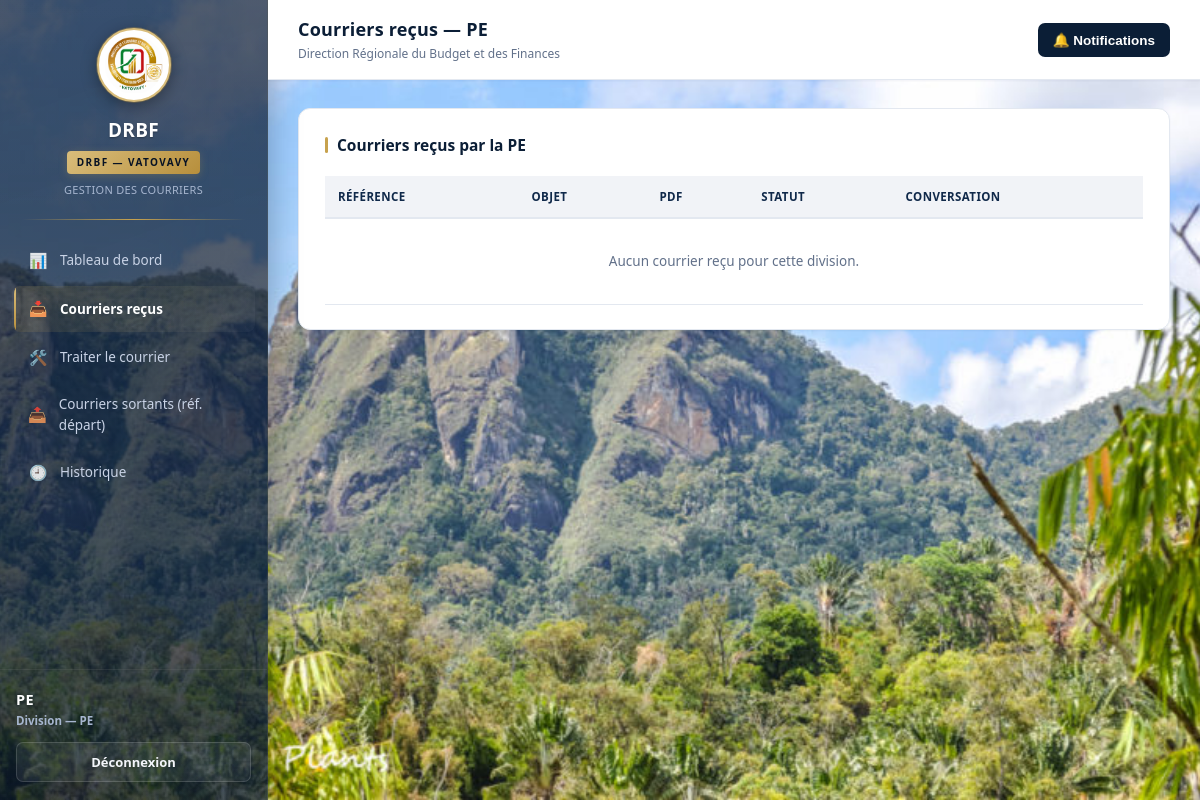
The app's page /division/courriers_recus.php (signed in) with its own data.
### tables this page shows
CREATE TABLE users (
    id INT AUTO_INCREMENT PRIMARY KEY,
    username VARCHAR(100) UNIQUE NOT NULL,
    password VARCHAR(255) NOT NULL,
    role VARCHAR(30) NOT NULL,              
    service VARCHAR(10) DEFAULT NULL,       
    division_code VARCHAR(30) DEFAULT NULL,
    actif TINYINT(1) NOT NULL DEFAULT 1,
    created_at DATETIME NOT NULL DEFAULT CURRENT_TIMESTAMP
);

### includes/fonctions.php (called while the page is built, shortened)
<?php
require_once __DIR__ . '/../config/database.php';
function base_url(): string {
    if (!function_exists('__drbf_base_url')) {
        function __drbf_base_url(): string {
            $segments = explode('/', trim($_SERVER['SCRIPT_NAME'] ?? '', '/'));
            return '/' . ($segments[0] ?? '');
        }
    }
    return __drbf_base_url();
}
function root_url(string $path = ''): string {
    return base_url() . '/' . ltrim($path, '/');
}
function current_user(): ?array {
    $stmt = getDB()->prepare("SELECT * FROM users WHERE id = ?");
    $stmt->execute([$_SESSION['user_id']]);
    $u = $stmt->fetch() ?: null;
    return $u;
}
function require_login(): array {
    $u = current_user();
    return $u;
}
function require_role(array $roles): array {
    $u = require_login();
    return $u;
}
function role_label(string $role): string {
    $labels = [
        'secretaire'    => 'Secrétaire',
        'drbf'          => 'Directeur Régional du Budget et des Finances',
        'chef_srb'      => 'Chef Service Régional du Budget',
        'chef_srsp'     => 'Chef Service Régional du Solde et Pension',
        'srpe'          => 'Chef Service Régional du Patrimoine de l\'État',
        'division'      => 'Division',
        'coordonnateur' => 'Coordonnateur',
    ];
    return $labels[$role] ?? $role;
}
function e(string $s): string { return htmlspecialchars($s, ENT_QUOTES, 'UTF-8'); }

### config/database.php (called while the page is built)
<?php
function getDB(): PDO
{
    static $pdo = null;
    if ($pdo === null) {
        $host = 'localhost';
        $dbname = 'drbf';
        $username = 'root';
        $password = '';
        $pdo = new PDO(
            "mysql:host=$host;dbname=$dbname;charset=utf8mb4",
            $username,
            $password
        );
        $pdo->setAttribute(PDO::ATTR_ERRMODE, PDO::ERRMODE_EXCEPTION);
        $pdo->setAttribute(PDO::ATTR_DEFAULT_FETCH_MODE, PDO::FETCH_ASSOC);
    }
    return $pdo;
}

### division/courriers_recus.php (the view)
<?php
require_once __DIR__ . '/../includes/fonctions.php';
$u = require_role(['division']);
$db = getDB();
$stmt = $db->prepare("SELECT * FROM courriers WHERE division_id = ? ORDER BY created_at DESC");
$stmt->execute([$u['id']]);
$courriers = $stmt->fetchAll();
$pageTitle = "Courriers reçus — " . $u['division_code'];
$activeNav = 'recus';
include __DIR__ . '/../includes/header.php';
?>
<div class="panel">
  <h3>Courriers reçus par la <?= e($u['division_code']) ?></h3>
  <table>
    <thead><tr><th>Référence</th><th>Objet</th><th>PDF</th><th>Statut</th><th>Conversation</th></tr></thead>
    <tbody>
      <?php if (empty($courriers)): ?>
        <tr class="empty-row"><td colspan="5">Aucun courrier reçu pour cette division.</td></tr>
      <?php else: foreach ($courriers as $c):
        $etapes = get_etapes($c['id']);
      ?>
        <tr>
          <td><strong><?= e($c['reference']) ?></strong></td>
          <td><?= e($c['objet']) ?></td>
          <td><?php if ($c['pdf_courant']): ?><a class="pdf-link" href="<?= e(pdf_url($c['pdf_courant'])) ?>" target="_blank">📄 Voir</a><?php else: ?>—<?php endif; ?></td>
          <td><span class="badge <?= statut_badge_class($c['statut']) ?>"><?= e(statut_label($c['statut'])) ?></span></td>
          <td>
            <button class="btn btn-outline btn-sm" onclick="var x=document.getElementById('conv-<?= $c['id'] ?>');x.style.display=(x.style.display==='none'?'':'none')">💬 Voir la conversation</button>
          </td>
        </tr>
        <tr id="conv-<?= $c['id'] ?>" style="display:none;">
          <td></td>
          <td colspan="4" style="padding-top:0;">
            <div style="font-weight:700;font-size:12.5px;color:var(--navy-900);margin:2px 0 8px;">Tous les messages &amp; échanges :</div>
            <?php afficher_etapes($etapes); ?>
          </td>
        </tr>
      <?php endforeach; endif; ?>
    </tbody>
  </table>
</div>
<?php include __DIR__ . '/../includes/footer.php'; ?>

### includes/header.php (shortened to what this page needs)
<?php
$nav = $navByRole[$u['role']] ?? [];
?>
<!DOCTYPE html>
<html lang="fr">
<head>
</head>
<body>
<div class="layout">
  <aside class="sidebar">
    <div class="brand">
      <img class="brand-logo" src="<?= root_url('assets/logo_drbf.png') ?>" alt="Logo DRBF">
      <h1>DRBF</h1>
      <span class="tag">DRBF — VATOVAVY</span>
      <p>Gestion des Courriers</p>
    </div>
    <nav>
      <?php foreach ($nav as $item): ?>
        <a href="<?= root_url($item['href']) ?>" class="<?= $activeNav === $item['key'] ? 'active' : '' ?>">
          <span class="icon"><?= $item['icon'] ?></span><?= e($item['label']) ?>
        </a>
      <?php endforeach; ?>
    </nav>
    <div class="userbox">
      <div class="name"><?= e(strtoupper($u['username'])) ?></div>
      <div class="role"><?= e(role_label($u['role'])) ?><?= $u['division_code'] ? ' — ' . e($u['division_code']) : ($u['service'] ? ' — ' . e($u['service']) : '') ?></div>
      <a class="logout" href="<?= root_url('logout.php') ?>">Déconnexion</a>
    </div>
  </aside>
  <div class="main">
    <div class="topbar">
      <div>
        <h2><?= e($pageTitle) ?></h2>
        <div class="sub">Direction Régionale du Budget et des Finances</div>
      </div>
      <div class="notif-wrap">
        <button class="notif-btn" onclick="toggleNotif(this)">
          🔔 Notifications
        </button>
      </div>
    </div>
    <div class="content">

### includes/footer.php (shortened to what this page needs)
    </div>
  </div>
</div>
</body>
</html>

### records on screen
users: username "PE", role "Division", division_code "PE", division_code "Courriers reçus — PE"

### other values on screen
$item['icon'] "📊"
$item['label'] "Tableau de bord"
$item['icon'] "📥"
$item['label'] "Courriers reçus"
$item['icon'] "🛠️"
$item['label'] "Traiter le courrier"
$item['icon'] "📤"
$item['label'] "Courriers sortants (réf. départ)"
$item['icon'] "🕘"
$item['label'] "Historique"
